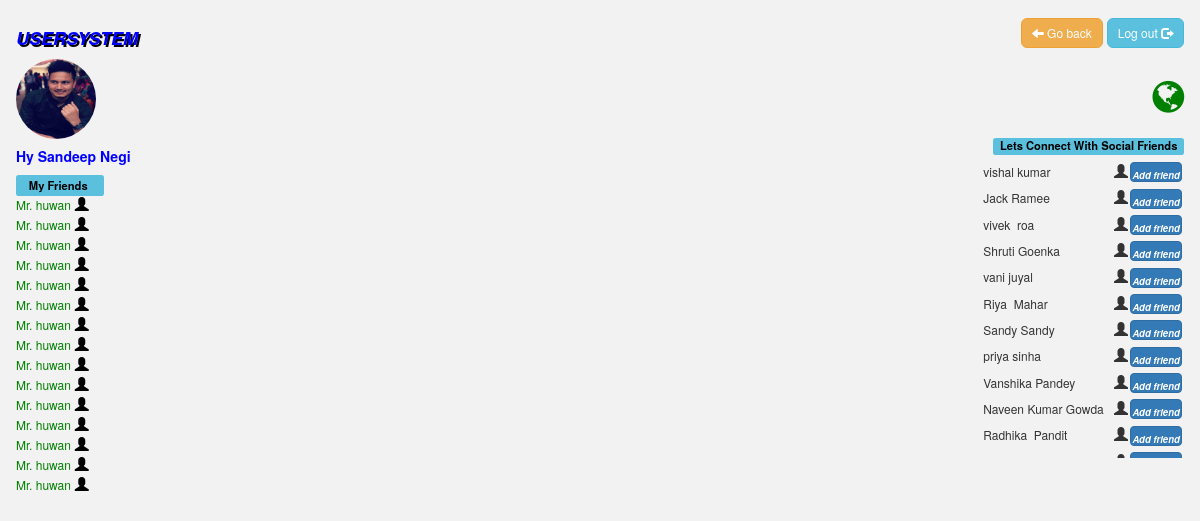
Page /friends-list.php (signed in) on the committed database.
### tables this page shows
CREATE TABLE `rag` (
  `id` int(100) NOT NULL,
  `first_name` varchar(50) NOT NULL,
  `last_name` varchar(50) NOT NULL,
  `dob` date NOT NULL,
  `gender` varchar(50) NOT NULL,
  `email` varchar(30) NOT NULL,
  `contact_no` bigint(11) NOT NULL,
  `country` varchar(20) NOT NULL,
  `password` varchar(30) NOT NULL,
  `image` varchar(100) NOT NULL,
  `creation_date` date NOT NULL
);

### friends-list.php (the view, shortened to what this page needs)
<?php
$db=mysqli_connect("localhost","root","","ragistration");
 $login_user_id=$_SESSION['u_login_id'];
 if($login_user_id==true)
 {
?>
<!DOCTYPE html>
<html>
<head>
  <link rel="stylesheet" href="https://maxcdn.bootstrapcdn.com/bootstrap/3.4.1/css/bootstrap.min.css">
  <link rel="stylesheet" href="https://cdnjs.cloudflare.com/ajax/libs/font-awesome/4.7.0/css/font-awesome.min.css">
</head>
<body >
<div class="maindiv" style="margin-right:4px; margin-left: 4px;">
  <div id="leftbox" style="padding-left:1%; padding-top:1%;" >
    <table >
      <h4 style=" font-style: italic; color: blue; text-shadow:2px 2px black; "><b>USERSYSTEM</b></h4>
  <thead>
  <th>
    <?php
$email=$_SESSION["user_sess_email"];
  $q="SELECT * FROM rag WHERE email='$email' LIMIT 1 ";
  $result=mysqli_query($db,$q);
 while($row = $result->fetch_assoc())
 {
            if(!empty($row["image"]))
            {
              ?>
              <a href="userprofile.php" ><img src="<?php  echo $row["image"]?>" alt="profile pic" class="img-circle col-4 mx-auto text-center" style="height:80px; width:80px;" /></a>
              <?php
               }
              else{
              ?>
              <img src="profile.png" alt="profile" class="img-circle col-4 mx-auto text-center" style="height:80px; width:80px;" />
               <?php
              } }
                 ?>
                  <h5  class="font-weight-bold" style="color:blue;text-transform: capitalize;" ><b><?php echo "Hy ".$_SESSION["user_sess_name"]." ".$_SESSION["user_last_name"]."<br>"?></b><h5>
               </th>
               </table>
 <b style="text-transform: capitalize; font-size:80%; color:black;" class="label label-info">&nbsp;&nbsp;My Friends&nbsp;&nbsp;&nbsp;</b><br>
     <div id="div-scroll"> <table  align="left" >
     <tbody>
    <tr>
      <td ><a href="#"  class="a1" style="font-size:12px; font-style: bold;">Mr. huwan</a>&nbsp;<td><a href=""><span class="glyphicon glyphicon-user"></a></span></td></td></tr>
           <tr>
      <td ><a href="#"  class="a1" style="font-size:12px; font-style: bold;">Mr. huwan</a>&nbsp;<td><a href=""><span class="glyphicon glyphicon-user"></a></span></td></td></tr>
           <tr>
      <td ><a href="#"  class="a1" style="font-size:12px; font-style: bold;">Mr. huwan</a>&nbsp;<td><a href=""><span class="glyphicon glyphicon-user"></a></span></td></td></tr>
           <tr>
      <td ><a href="#"  class="a1" style="font-size:12px; font-style: bold;">Mr. huwan</a>&nbsp;<td><a href=""><span class="glyphicon glyphicon-user"></a></span></td></td></tr>
           <tr>
      <td ><a href="#"  class="a1" style="font-size:12px; font-style: bold;">Mr. huwan</a>&nbsp;<td><a href=""><span class="glyphicon glyphicon-user"></a></span></td></td></tr>
           <tr>
      <td ><a href="#"  class="a1" style="font-size:12px; font-style: bold;">Mr. huwan</a>&nbsp;<td><a href=""><span class="glyphicon glyphicon-user"></a></span></td></td></tr>
           <tr>
      <td ><a href="#"  class="a1" style="font-size:12px; font-style: bold;">Mr. huwan</a>&nbsp;<td><a href=""><span class="glyphicon glyphicon-user"></a></span></td></td></tr>
           <tr>
      <td ><a href="#"  class="a1" style="font-size:12px; font-style: bold;">Mr. huwan</a>&nbsp;<td><a href=""><span class="glyphicon glyphicon-user"></a></span></td></td></tr>
           <tr>
      <td ><a href="#"  class="a1" style="font-size:12px; font-style: bold;">Mr. huwan</a>&nbsp;<td><a href=""><span class="glyphicon glyphicon-user"></a></span></td></td></tr>
           <tr>
      <td ><a href="#"  class="a1" style="font-size:12px; font-style: bold;">Mr. huwan</a>&nbsp;<td><a href=""><span class="glyphicon glyphicon-user"></a></span></td></td></tr>
           <tr>
      <td ><a href="#"  class="a1" style="font-size:12px; font-style: bold;">Mr. huwan</a>&nbsp;<td><a href=""><span class="glyphicon glyphicon-user"></a></span></td></td></tr>
           <tr>
      <td ><a href="#"  class="a1" style="font-size:12px; font-style: bold;">Mr. huwan</a>&nbsp;<td><a href=""><span class="glyphicon glyphicon-user"></a></span></td></td></tr>
           <tr>
      <td ><a href="#"  class="a1" style="font-size:12px; font-style: bold;">Mr. huwan</a>&nbsp;<td><a href=""><span class="glyphicon glyphicon-user"></a></span></td></td></tr>
           <tr>
      <td ><a href="#"  class="a1" style="font-size:12px; font-style: bold;">Mr. huwan</a>&nbsp;<td><a href=""><span class="glyphicon glyphicon-user"></a></span></td></td></tr>
           <tr>
      <td ><a href="#"  class="a1" style="font-size:12px; font-style: bold;">Mr. huwan</a>&nbsp;<td><a href=""><span class="glyphicon glyphicon-user"></a></span></td></td></tr>
    </tbody>
  </table>
</div>
  </div>
<div id="rightbox" style="padding-right:1%; padding-top:1%;">
  <table align="right">
    <th>
<a href="userprofile.php"> <button style="border-radius:6px; text-decoration:bold;" type="button"   value="Go back !" class="btn btn-warning btn-sm" ><span class=" glyphicon glyphicon-arrow-left"></span>&nbsp;Go back</button></a>
<a href="logout.php"><button style="border-radius:6px; text-decoration:bold;"  type="button" class="btn btn-info  btn-sm">Log out <span class="glyphicon glyphicon-log-out"></span></button></a>
</th>
</table>
<br><br><br><i style="float:right; color: green; font-size: 37px;" class="fa fa-globe fa-spin"></i><br><br>
<br>
<b style="text-transform:capitalize; font-size:80%; color:black; float:right;" class="label label-info">Lets Connect With Social Friends</b><br>
   <div id="div-scroll2"> <table align="right">
               <?php
   $q="SELECT * FROM rag WHERE id!='$login_user_id'";
    $exicute_qurey=mysqli_query($db,$q);
     while($row = $exicute_qurey->fetch_assoc())
     {
      ?>
    <tr>
      <td style="padding:1px 1px 1px 1px;">
          <form action="friends-profile.php " method="post">
          <button type="submit" name="frd-profile-btn" value="<?php echo trim($row['id']);?>" id="frd-profile-btn">
            <?php echo $row['first_name']."&nbsp;".$row['last_name'];?>&nbsp;<td><span class="glyphicon glyphicon-user"></span></td>
            </button> </form>
        </td>
      <td style="padding:2px 2px 2px 2px;">
        <a href="#"><button style="border-radius:4px; height:20px; width:52px; padding:0px 1px 5px 1px; "   type="submit" name="add_request_frd" class="btn btn-primary  btn-xm"><b><i style="font-size:9.5px;">Add friend</i></b></button></a>
       </td>
     </tr>
     <?php
     }
   ?>
 </table>
</div>
  </div>
</div>
</body>
</html>
<?php
}
else
{
  echo header('location:user_login.php');
}
?>

### friends-list.php (style rules this page uses)
a:link { color:green; background-color: transparent; text-decoration: none; }
#leftbox { float:left; width:50%; height:auto; margin-top: 6px; margin-top: 6px; }
#rightbox { float:right; width:50%; height:auto; margin-top: 6px; }
#div-scroll { height: 300px; width:110px; overflow: auto; overflow-x: hidden; }
#div-scroll2 { height: 300px; overflow-x:hidden; }
#frd-profile-btn { background-color:#f2f2f2; font-size:12px; border: none; font-style: bold; }
body { background-color:#f2f2f2; }

### rows in the picture
rag: image (picture)
rag: $row['id'] 3 (drawn), first_name "vishal", last_name "kumar"
rag: $row['id'] 4 (drawn), first_name "Jack", last_name "Ramee"
rag: $row['id'] 8 (drawn), first_name "vivek", last_name "roa"
rag: $row['id'] 11 (drawn), first_name "Shruti", last_name "Goenka"
rag: $row['id'] 12 (drawn), first_name "vani", last_name "juyal"
rag: $row['id'] 13 (drawn), first_name "Riya", last_name "Mahar"
rag: $row['id'] 15 (drawn), first_name "Sandy", last_name "Sandy"
rag: $row['id'] 16 (drawn), first_name "priya", last_name "sinha"
rag: $row['id'] 17 (drawn), first_name "Vanshika", last_name "Pandey"
rag: $row['id'] 26 (drawn), first_name "Naveen Kumar", last_name "Gowda"
rag: $row['id'] 27 (drawn), first_name "Radhika", last_name "Pandit"
rag: $row['id'] 28 (drawn)

### other values in the picture
$_SESSION["user_sess_name"] "Sandeep"
$_SESSION["user_last_name"] "Negi"
